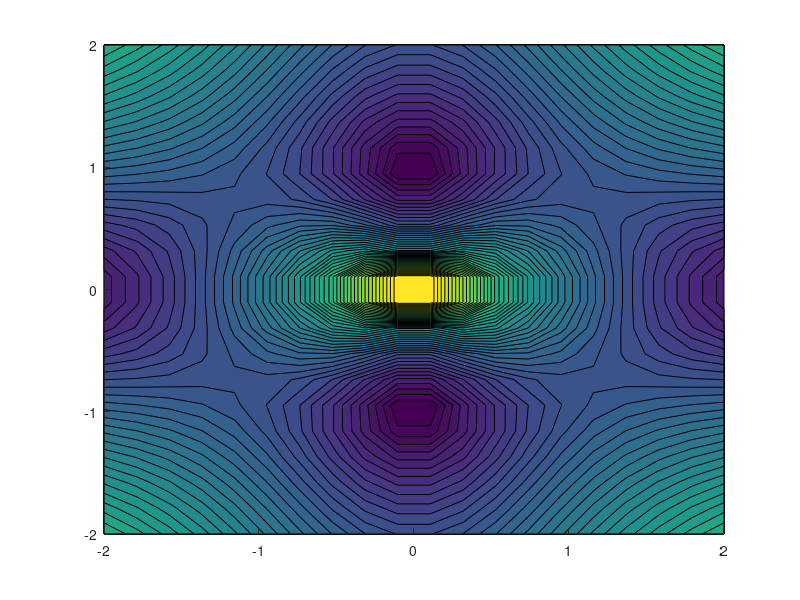

MATLAB code for this plot: (Note: this script raises an error after producing the figure.)
% clear; clc; close all;

% Description: Plots the velocity profiles for the fundamental solution of
% stoke's flow

nu = 1;

U = @(x) 1/4/pi/nu * [log(1/norm(x)) + x(1)*x(1)/norm(x)^2, x(1)*x(2)/norm(x);
                       x(2)*x(1)/norm(x), log(1/norm(x)) + x(2)*x(2)/norm(x)^2];
                   
                   
        
N = 20;
X = linspace(-2,2,N);
Y = linspace(-2,2,N);

[x,y] = meshgrid(X,Y);
ux = zeros(size(x));
uy = zeros(size(y));

for j = 1:N
    for i = 1:N
        temp = U([x(i,j),y(i,j)]);
%         ux(i,j) = 2*temp(1,1)+2*temp(1,2);
%         uy(i,j) = 2*temp(2,1)+2*temp(2,2);
        ux(i,j) = temp(1,1);
        uy(i,j) = temp(2,1);
    end
end

u = sqrt(ux.^2+uy.^2);

% figure(2)
% contourf(x,y,ux,50,'edgecolor','none')
% colormap(jet)

figure(1)
contourf(x,y,u,50,'edgecolor','none')
colormap(jet)

clear;

xu = load('u_x_mesh.txt');
yu = load('u_y_mesh.txt');
xv = load('v_x_mesh.txt');
yv = load('v_y_mesh.txt');
xp = load('p_x_mesh.txt');
yp = load('p_y_mesh.txt');

uFile = dir(strcat('u_0','*'));
vFile = dir(strcat('v_0','*'));
pFile = dir(strcat('ib_','*'));

nFiles = length(uFile);
u = load(uFile(nFiles).name);
v = load(vFile(nFiles).name);


% Store the values at cell centers
N = 100;
uc = zeros(N,N);
vc = zeros(N,N);

for j = 2:N+1
    for i = 1:N
        uc(i,j-1) = u(i,j); 
    end
end

for j = 1:N
    for i = 2:N+1
        vc(i-1,j) = v(i,j); 
    end
end

umag = sqrt(uc.^2+vc.^2);

figure(2)
contourf(xp,yp,umag,50,'edgecolor','none')
colormap(jet)


% % Obtain values of u and v at the their cell centers
% u = u'; xu = xu'; yu = yu'; xv = xv'; yv = yv';
% N = 100;
% u = u(1:N,2:N+1);
% xu = xu(1:N,2:N+1);
% yu = yu(1:N,2:N+1);
% min(xu,[],'all')
% max(xu,[],'all')
% min(yu,[],'all')
% max(yu,[],'all')
% 
% 
% v = v(2:N+1,1:N);
% xv = xv(2:N+1,1:N);
% yv = yv(2:N+1,1:N);
% 
% min(xv,[],'all')
% max(yv,[],'all')



% % Extract u and v for p cells
% % N = 100;
% % u = u(1:N,2:N+1);
% % v = v(2:N+1,1:N);
% % xu = xu(1:N,2:N+1);
% % xv = xv(2:N+1,1:N);
% 
% % Generate the points where you want the values of u and v velocity
% uq = interp2(xu,yu,u,xp,yp);
% vq = interp2(xv,yv,v,xp,yp);
% 
% umag = sqrt(uq.^2+vq.^2);
% 
% p = load(pFile(nFiles).name);
% 
% 
% figure(2)
% hold on
% contourf(xp,yp,umag,50,'edgecolor','none')
% plot(p(:,1),p(:,2),'w-o','Markersize',5)
% title(uFile(nFiles).name)

